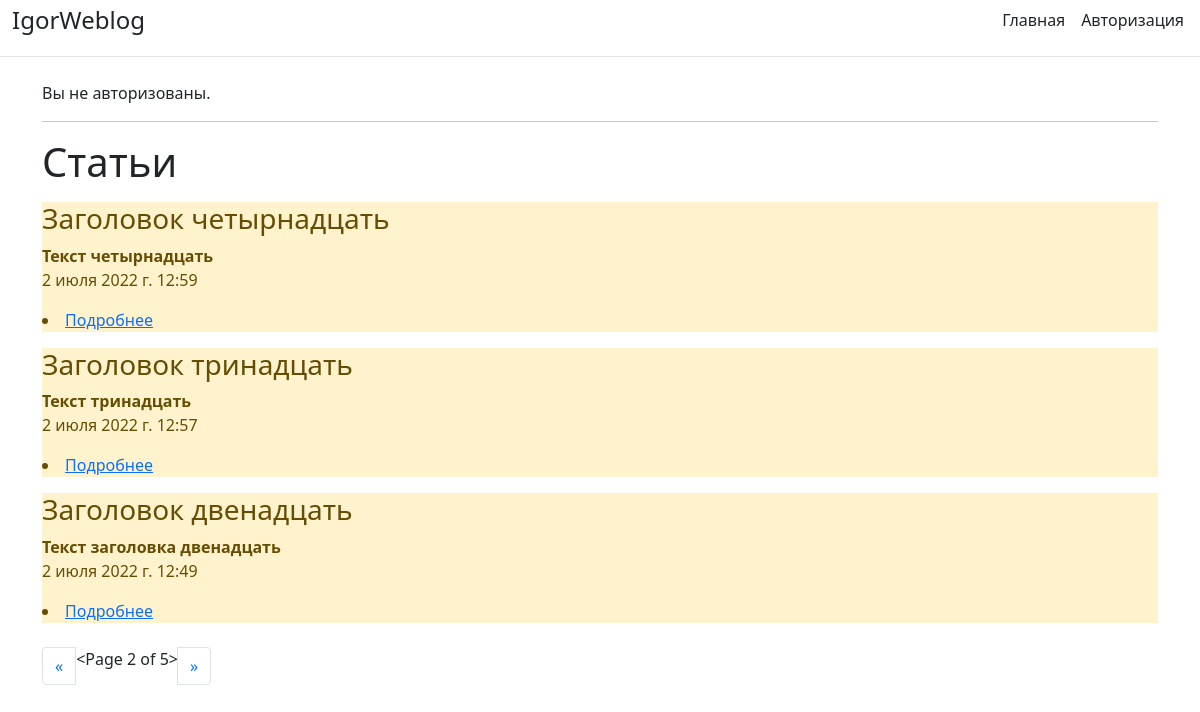
Before: /?page=2 with the older database file.
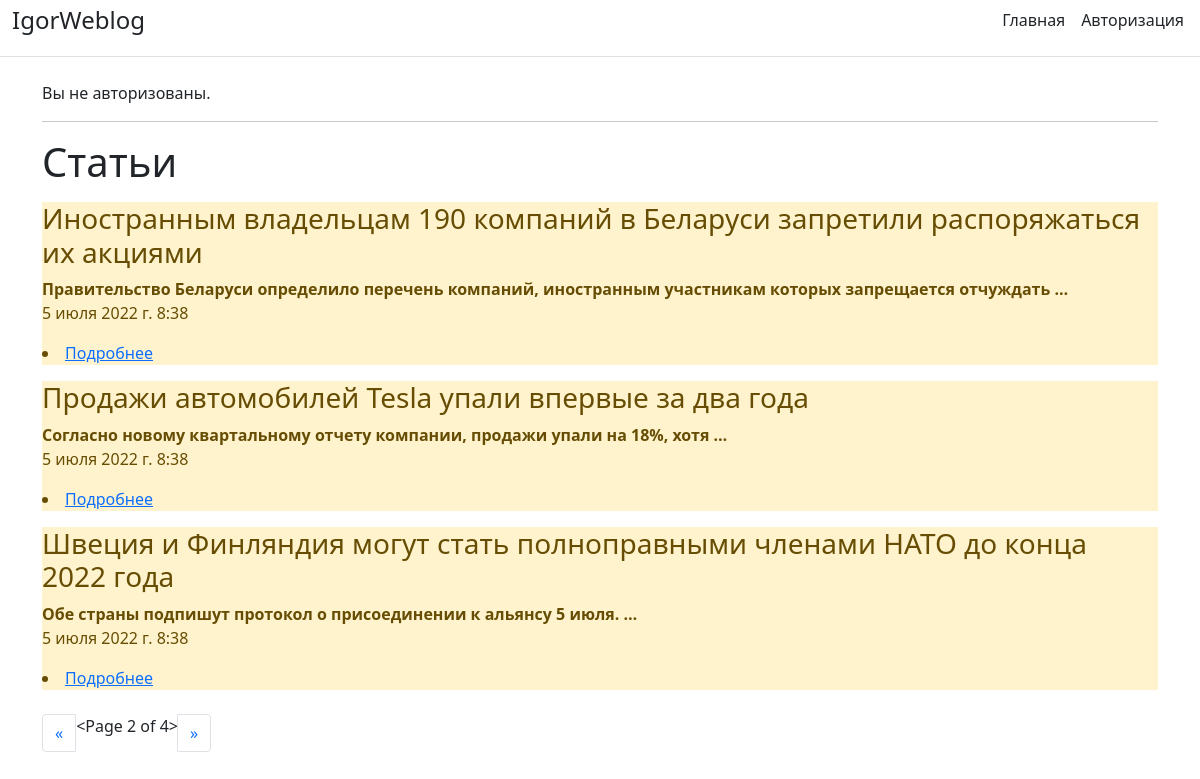
After: the same page with the newer database file.
### Blog/models.py (models this page shows, shortened)
class Task(models.Model):
    title = models.CharField('Название', max_length=100)
    task = models.TextField('Текст')
    created_dt = models.DateTimeField('Дата', auto_now=True)
    publish = models.DateTimeField('Публикация', default=timezone.now)
    slug = models.SlugField('Ссылка', max_length=250, unique=True, null=False, blank=True, db_index=True)
    class Meta:
        verbose_name = 'Пост'
        verbose_name_plural = 'Посты'

### Blog/views.py (the view)
# urls.py: path('', views.index, name='index'),
def index(request):
    tasks = Task.objects.all().order_by('-id')
    if 'page' in request.GET:
        page = request.GET.get('page')
    else:
        page = 1
    paginator = Paginator(tasks, 3)
    try:
        tasks = paginator.page(page)
    except PageNotAnInteger:
        tasks = paginator.page(1)
    except EmptyPage:
        tasks = paginator.page(paginator.num_pages)
    page_number = request.GET.get('page')
    page_obj = paginator.get_page(page_number)
    context = {'title': 'Блог главная', 'tasks': tasks, 'page_obj': page_obj, 'page_number': page_number, 'page': page}
    return render(request, 'Blog/index.html', context)

### Blog/templates/Blog/index.html (shortened to what this page needs)
{% extends 'Blog/base.html' %}
{% block content %}
    <h1>Статьи</h1>
    {% if tasks %}
        {% for i in tasks %}
            <div class="alert-warning mt-3", class="container">
                <h3>{{ i.title }}</h3>
                <b>{{ i.task | truncatewords:10}}</b>
                <p>{{ i.created_dt }}</p>
                <li><a href="/article_detail/{{i.slug}}">Подробнее</a></li>
            </div>
        {% endfor %}
    {% else %}
                <p>У нас нет записей</p>
    {% endif %}
<br>
<nav id="pagination" class="col align-self-center" aria-label="Page navigation example">
    <ul class="pagination">
        {% if page_obj.has_previous %}
        <li class="page-item"><a class="page-link" href="?page={{ page_obj.previous_page_number }}">&laquo;</a></li>
        {% else %}
        <li class="page-item disabled"><span class="page-link" href="#" tabindex="-1" aria-disabled="true">&laquo;</span></li>
        {% endif %}
        <li>{{ page_obj }}</li>
        {% if page_obj.has_next %}
        <li class="page-item"><a class="page-link" href="?page={{ page_obj.next_page_number }}">&raquo;</a></li>
        {% else %}
        <li class="page-item disabled"><span class="page-link" href="#" tabindex="-1" aria-disabled="true">&raquo;</span></li>
        {% endif %}
        </ul>
</nav>
</div>
{% endblock %}

Changed rows visible on the page:
removed Task: title "Заголовок четырнадцать", task "Текст четырнадцать", created_dt "2 июля 2022 г. 12:59"
removed Task: title "Заголовок тринадцать", task "Текст тринадцать", created_dt "2 июля 2022 г. 12:57"
removed Task: title "Заголовок двенадцать", task "Текст заголовка двенадцать", created_dt "2 июля 2022 г. 12:49"
added Task: title "Иностранным владельцам 190 компаний в Беларуси запретили распоряжаться их акциями", task "Правительство Беларуси определило перечень компаний, иностранным участникам которых запрещается отчуждать …", created_dt "5 июля 2022 г. 8:38"
added Task: title "Продажи автомобилей Tesla упали впервые за два года", task "Согласно новому квартальному отчету компании, продажи упали на 18%, хотя …", created_dt "5 июля 2022 г. 8:38"
added Task: title "Швеция и Финляндия могут стать полноправными членами НАТО до конца 2022 года", task "Обе страны подпишут протокол о присоединении к альянсу 5 июля. …", created_dt "5 июля 2022 г. 8:38"
Other visible differences:
{{ page_obj }}: "<Page 2 of 5>" → "<Page 2 of 4>"
